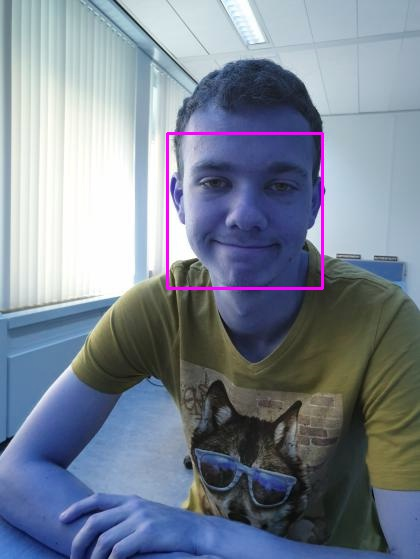
#> input picture Face-recognition-using-deep-learning-master/picture.jpg, 420 x 559 px, given in place of the camera
$ python Brightness.py
#> lines starting #> are read from the running program, lines starting #| are printed output that depends on the picture; long printed decimals are rounded
#> further down, frame is the input picture: shape (559, 420, 3); mean B, G, R 148.7, 133.4, 122.9
import sys
import math
import numpy as np
import cv2
from skimage import data, img_as_float
from skimage import exposure
from PIL import Image

def calculate_brightness(image):
    greyscale_image = image.convert('L')
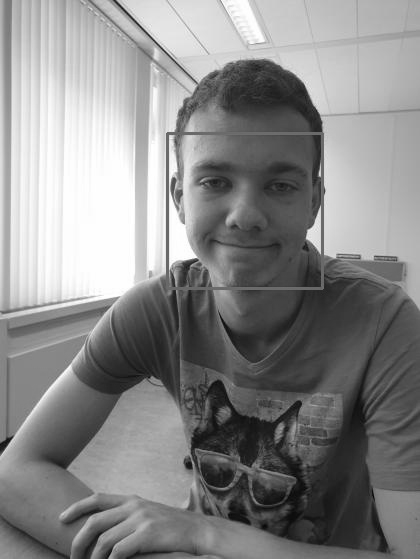
#> greyscale_image: PIL image 420x559 L; min 3, max 255, mean 136.8
    histogram = greyscale_image.histogram()
#> histogram = 256 values, max 6883 at index 254, min 0 at index 0, mean 917.1
    pixels = sum(histogram)
#> pixels = 234780
    brightness = scale = len(histogram)
#> brightness = 256; scale = 256

    for index in range(0, scale):
        ratio = histogram[index] / pixels
        brightness += ratio * (-scale + index)
#> this loop made 256 passes
#> (ratio, brightness) on passes 1 to 3: (0, 256), (0, 256), (0, 256)
#> after the loop, brightness = 136.8

    return 1 if brightness == 255 else brightness / scale
cap = cv2.VideoCapture(0)
while(True):
    # Capture frame-by-frame
    ret, frame = cap.read()
    im = Image.fromarray(frame)
    a = calculate_brightness(im)
#> a = 0.534
    print(a)
#| 0.5343
    c = -0.3/math.log10(a)
#> c = 1.1
    print(c)
#| 1.102
    g = np.array(im)
    gamma_corrected = exposure.adjust_gamma(g, c)

    gamma_corrected_image = Image.fromarray(gamma_corrected)
    # gamma_corrected_image.show()

    i = exposure.equalize_adapthist(gamma_corrected)
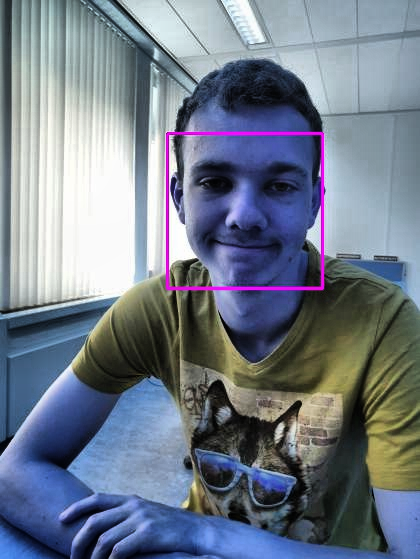
#> i: shape (559, 420, 3) float64; mean B, G, R 0.546, 0.487, 0.448
    # [21 lines of commented-out code are left out]
    cv2.imshow('frame',i)
    if cv2.waitKey(1) & 0xFF == ord('q'):
#> (key q is pressed here)
        break

# [12 lines of commented-out code are left out]


cv2.waitKey()
cv2.destroyAllWindows()

$ run again, on Face-recognition-using-deep-learning-master/Wanne2.jpg
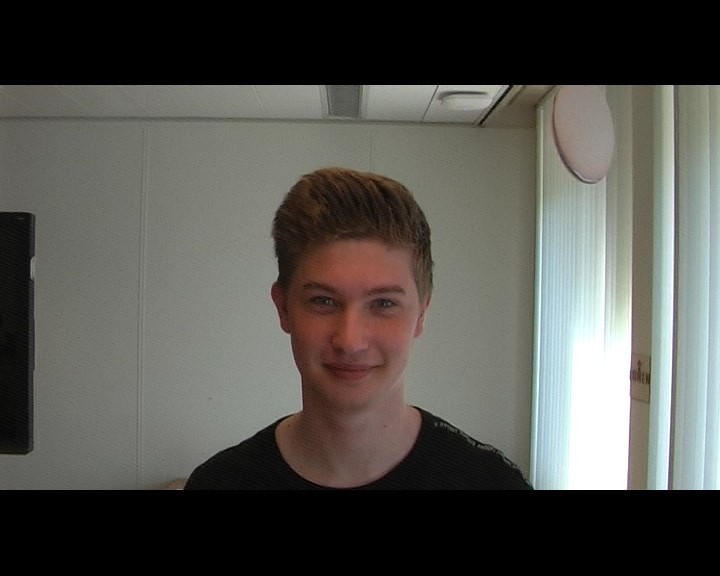
#> input picture Face-recognition-using-deep-learning-master/Wanne2.jpg, 720 x 576 px, given in place of the camera
#> frame is the input picture: shape (576, 720, 3); mean B, G, R 79.2, 84.3, 85
#> in calculate_brightness, `greyscale_image = image.convert('L')`:
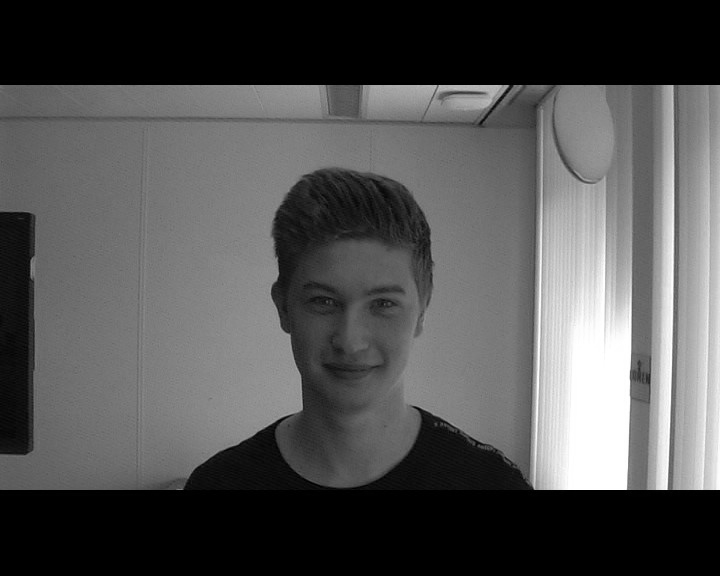
#> greyscale_image: PIL image 720x576 L; min 0, max 255, mean 82.8
#> histogram = 256 values, max 118945 at index 0, min 78 at index 5, mean 1620
#> pixels = 414720
#> in calculate_brightness, `brightness = scale = len(histogram)`: brightness = 256
#> the loop in calculate_brightness, `for index in range(0, scale):` made 256 passes
#> (ratio, brightness) on passes 1 to 3: (0.287, 182.6), (0.00759, 180.6), (0.00179, 180.2)
#> after the loop in calculate_brightness, `for index in range(0, scale):`: brightness = 82.77
#> a = 0.323
#| 0.3233
#> c = 0.612
#| 0.6118
#> `i = exposure.equalize_adapthist(gamma_corrected)`:
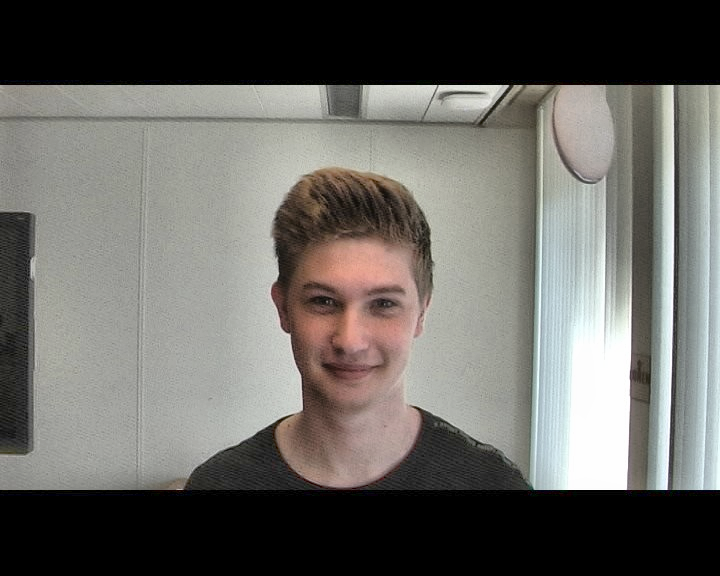
#> i: shape (576, 720, 3) float64; mean B, G, R 0.393, 0.41, 0.416

$ run again, on Face-recognition-using-deep-learning-master/jape.jpg
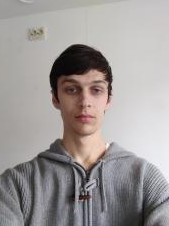
#> input picture Face-recognition-using-deep-learning-master/jape.jpg, 169 x 226 px, given in place of the camera
#> frame is the input picture: shape (226, 169, 3); mean B, G, R 151.8, 153.1, 158.2
#> in calculate_brightness, `greyscale_image = image.convert('L')`:
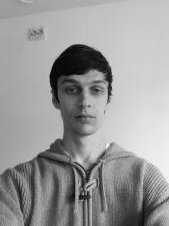
#> greyscale_image: PIL image 169x226 L; min 0, max 253, mean 153.5
#> histogram = 256 values, max 791 at index 206, min 0 at index 248, mean 149.2
#> pixels = 38194
#> in calculate_brightness, `brightness = scale = len(histogram)`: brightness = 256
#> the loop in calculate_brightness, `for index in range(0, scale):` made 256 passes
#> (ratio, brightness) on passes 1 to 3: (2.62e-05, 256), (7.85e-05, 256), (5.24e-05, 256)
#> after the loop in calculate_brightness, `for index in range(0, scale):`: brightness = 153.5
#> a = 0.6
#| 0.5995
#> c = 1.35
#| 1.350
#> `i = exposure.equalize_adapthist(gamma_corrected)`:
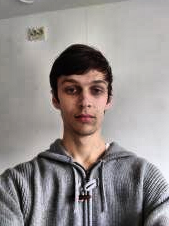
#> i: shape (226, 169, 3) float64; mean B, G, R 0.551, 0.556, 0.579
